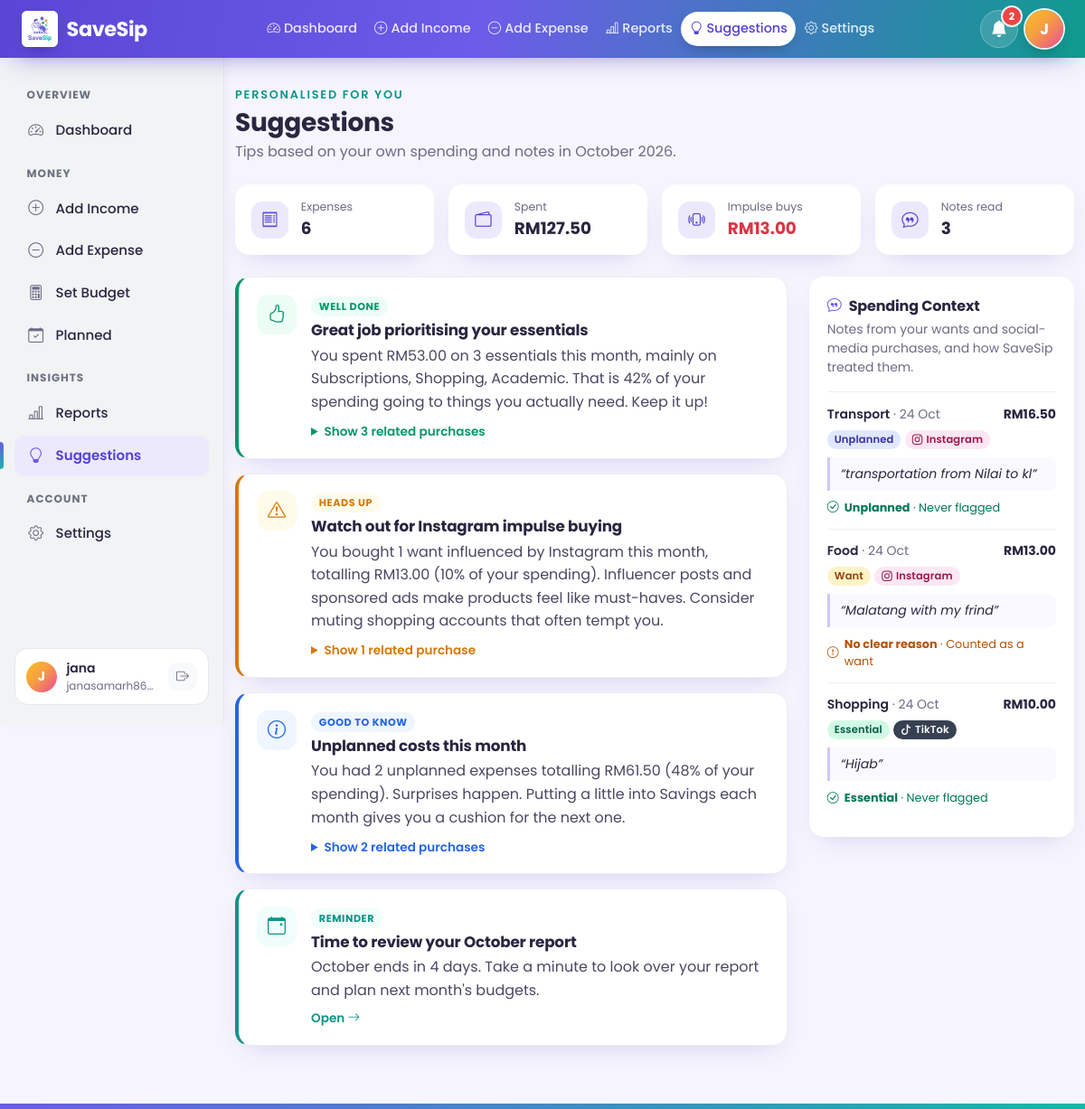
/suggestions (signed in), run on the app's committed database.
### models.py (models this page shows, shortened)
class User(db.Model, UserMixin):
    __tablename__ = "users"
    id = db.Column(db.Integer, primary_key=True)
    username = db.Column(db.String(30), unique=True, index=True, nullable=False)
    email = db.Column(db.String(120), unique=True, index=True, nullable=False)
    password_hash = db.Column(db.String(60), nullable=False)
    created_at = db.Column(db.DateTime, default=utcnow, nullable=False)
    notify_budget = db.Column(db.Boolean, nullable=False, default=True)
    notify_social = db.Column(db.Boolean, nullable=False, default=True)
    notify_monthly = db.Column(db.Boolean, nullable=False, default=False)
    incomes = db.relationship(
        "Income",
        backref="user",
        lazy=True,
        cascade="all, delete-orphan",
        order_by="desc(Income.date)",
    )
    expenses = db.relationship(
        "Expense",
        backref="user",
        lazy=True,
        cascade="all, delete-orphan",
        order_by="desc(Expense.date)",
    )
    budgets = db.relationship(
        "Budget",
        backref="user",
        lazy=True,
        cascade="all, delete-orphan",
    )
    planned_expenses = db.relationship(
        "PlannedExpense",
        backref="user",
        lazy=True,
        cascade="all, delete-orphan",
        order_by="PlannedExpense.target_date",
    )

class Expense(db.Model):
    __tablename__ = "expenses"
    __table_args__ = (
        CheckConstraint("amount > 0", name="ck_expense_amount_positive"),
    )
    id = db.Column(db.Integer, primary_key=True)
    user_id = db.Column(
        db.Integer,
        db.ForeignKey("users.id", ondelete="CASCADE"),
        nullable=False,
        index=True,
    )
    amount = db.Column(db.Numeric(10, 2), nullable=False)
    category = db.Column(db.String(30), nullable=False, index=True)
    payment_method = db.Column(db.String(30), nullable=False)
    social_media_influence = db.Column(
        db.String(20), nullable=False, default="None", index=True
    )
    expense_type = db.Column(db.String(20), nullable=False, default="Luxury", index=True)
    date = db.Column(db.Date, default=utc_today, nullable=False, index=True)
    description = db.Column(db.String(255))
    created_at = db.Column(db.DateTime, default=utcnow, nullable=False)
    @property
    def is_social_media_influenced(self):
        return self.social_media_influence != "None"
    @property
    def type_label(self):
        return EXPENSE_TYPE_LABELS[self.expense_type]

### routes.py (the view)
@app.route("/suggestions")
@login_required
def suggestions():
    today = local_today()
    result = build_suggestions(today.year, today.month)
    return render_template(
        "suggestions.html",
        month_name=calendar.month_name[today.month],
        year=today.year,
        suggestions=result["items"],
        context_notes=result["context_notes"],
        total_spent=result["total_spent"],
        impulse_total=result["impulse_total"],
        expense_count=result["expense_count"],
    )

### templates/suggestions.html (shortened to what this page needs)
{% extends "base.html" %}
{% from "_macros.html" import expense_badges %}
{% block content %}
{% set styles = {
  "positive": {"icon": "hand-thumbs-up", "label": "Well done"},
  "warning": {"icon": "exclamation-triangle", "label": "Heads up"},
  "info": {"icon": "info-circle", "label": "Good to know"},
  "context": {"icon": "chat-quote", "label": "Your context"},
  "reminder": {"icon": "calendar-event", "label": "Reminder"},
} %}
{% set hidden_tips = [] %}
{% if not current_user.notify_social %}{% set _ = hidden_tips.append("social media warnings") %}{% endif %}
{% if not current_user.notify_budget %}{% set _ = hidden_tips.append("budget alerts") %}{% endif %}
<div class="container">
  <div class="d-flex flex-column flex-md-row justify-content-between align-items-md-end gap-2 mb-4">
    <div>
      <span class="ss-eyebrow mb-1">Personalised for you</span>
      <h1 class="h3 fw-bold mb-1">Suggestions</h1>
      <p class="text-muted mb-0">Tips based on your own spending and notes in {{ month_name }} {{ year }}.</p>
    </div>
  </div>
  {% if expense_count == 0 %}
    <div class="card border-0 shadow-sm">
      <div class="card-body text-center py-5">
        <div class="ss-tip-icon ss-tip-context mx-auto mb-3"><i class="bi bi-journal-plus"></i></div>
        <h2 class="h5 fw-bold">No expenses logged this month yet</h2>
        <p class="text-muted">Add your expenses, with a short note when there's a reason, and SaveSip will tailor tips to you.</p>
        <a href="{{ url_for('add_expense') }}" class="btn btn-success">
          <i class="bi bi-dash-circle me-1"></i>Add an Expense
        </a>
      </div>
    </div>
  {% else %}
    {% set stats = [
      ("receipt", "Expenses", expense_count ~ ""),
      ("wallet2", "Spent", total_spent|rm),
      ("phone-vibrate", "Impulse buys", impulse_total|rm),
      ("chat-quote", "Notes read", context_notes|length ~ ""),
    ] %}
    <div class="row g-3 mb-4">
      {% for icon, label, value in stats %}
        <div class="col-6 col-lg-3">
          <div class="ss-stat-card">
            <span class="ss-stat-icon"><i class="bi bi-{{ icon }}"></i></span>
            <div>
              <div class="ss-stat-label">{{ label }}</div>
              <div class="ss-stat-value{{ ' text-danger' if label == 'Impulse buys' and impulse_total else '' }}">{{ value }}</div>
            </div>
          </div>
        </div>
      {% endfor %}
    </div>
    <div class="row g-4">
      <div class="col-xl-8">
        {% for suggestion in suggestions %}
          {% set style = styles.get(suggestion.level, styles.info) %}
          <article class="ss-tip ss-tip-{{ suggestion.level }}">
            <div class="ss-tip-icon ss-tip-{{ suggestion.level }}" aria-hidden="true">
              <i class="bi bi-{{ style.icon }}"></i>
            </div>
            <div class="flex-grow-1 min-w-0">
              <span class="ss-tip-chip">{{ style.label }}</span>
              <h2 class="ss-tip-title">{{ suggestion.title }}</h2>
              <p class="ss-tip-message">{{ suggestion.message }}</p>
              {% if suggestion.url %}
                <a href="{{ suggestion.url }}" class="ss-tip-link">Open <i class="bi bi-arrow-right"></i></a>
              {% endif %}
              {% if suggestion.expenses and suggestion.level != "context" %}
                <details class="ss-tip-details">
                  <summary>
                    Show {{ suggestion.expenses|length }} related purchase{{ "s" if suggestion.expenses|length != 1 }}
                  </summary>
                </details>
              {% endif %}
            </div>
          </article>
        {% endfor %}
      </div>
      <div class="col-xl-4">
        <aside class="ss-context-panel">
          <div class="d-flex align-items-center gap-2 mb-1">
            <i class="bi bi-chat-quote text-primary"></i>
            <h2 class="h6 fw-bold mb-0">Spending Context</h2>
          </div>
          <p class="small text-muted mb-3">
            Notes from your wants and social-media purchases, and how SaveSip treated them.
          </p>
          {% for note in context_notes %}
            {% set expense = note.expense %}
            <div class="ss-note">
              <div class="d-flex justify-content-between align-items-start gap-2">
                <div class="small">
                  <span class="fw-semibold">{{ expense.category }}</span>
                  <span class="text-muted">&middot; {{ expense.date.strftime("%d %b") }}</span>
                </div>
                <span class="fw-bold small text-nowrap">{{ expense.amount|rm }}</span>
              </div>
              <div class="mt-1">{{ expense_badges(expense) }}</div>
              <blockquote class="ss-note-quote">&ldquo;{{ expense.description }}&rdquo;</blockquote>
              <div class="ss-note-verdict {{ 'is-flagged' if note.flagged else 'is-ok' }}">
                <i class="bi bi-{{ 'exclamation-circle' if note.flagged else 'check-circle' }}"></i>
                <span><strong>{{ note.label }}</strong> &middot; {{ note.outcome }}</span>
              </div>
            </div>
          {% endfor %}
        </aside>
      </div>
    </div>
  {% endif %}
</div>
{% endblock %}

### templates/base.html (shortened to what this page needs)
<!DOCTYPE html>
<html lang="en">
<head>
  <link rel="stylesheet"
        href="https://cdn.jsdelivr.net/npm/bootstrap@5.3.3/dist/css/bootstrap.min.css"
>
  <link rel="stylesheet"
        href="https://cdn.jsdelivr.net/npm/bootstrap-icons@1.11.3/font/bootstrap-icons.min.css"
>
  <link rel="stylesheet" href="{{ url_for('static', filename='css/style.css') }}">
</head>
<body class="d-flex flex-column min-vh-100">
  {% set signed_in = current_user.is_authenticated %}
  <nav class="navbar navbar-dark ss-navbar sticky-top" aria-label="Main">
    <div class="container-fluid ss-navbar-inner">
      <a class="navbar-brand ss-brand" href="{{ url_for('index') }}">
        <img src="{{ url_for('static', filename='images/Logo.png') }}" alt="" class="ss-brand-logo">
        <span class="ss-brand-text">SaveSip</span>
      </a>
      {% if signed_in %}
        {% set top_links = [
          ("dashboard", "Dashboard", "speedometer2"),
          ("add_income", "Add Income", "plus-circle"),
          ("add_expense", "Add Expense", "dash-circle"),
          ("reports", "Reports", "bar-chart-line"),
          ("suggestions", "Suggestions", "lightbulb"),
          ("settings", "Settings", "gear"),
        ] %}
        <ul class="navbar-nav ss-topnav flex-row d-none d-xl-flex mx-auto gap-1">
          {% for endpoint, label, icon in top_links %}
            {% set is_active = request.endpoint == endpoint %}
            <li class="nav-item">
              <a class="nav-link{{ ' active' if is_active }}"
                 {% if is_active %}aria-current="page"{% endif %}
                 href="{{ url_for(endpoint) }}">
                <i class="bi bi-{{ icon }} me-1"></i>{{ label }}
              </a>
            </li>
          {% endfor %}
        </ul>
        <div class="d-flex align-items-center gap-2 ms-auto ms-xl-0">
          <div class="dropdown">
            <button type="button" class="ss-icon-btn" data-bs-toggle="dropdown" aria-expanded="false"
                    aria-label="Notifications{{ ' (' ~ notification_count ~ ' new)' if notification_count }}">
              <i class="bi bi-bell{{ '-fill' if notification_count }}"></i>
              {% if notification_count %}
                <span class="ss-bell-badge" aria-hidden="true">{{ notification_count if notification_count < 10 else "9+" }}</span>
              {% endif %}
            </button>
          </div>
          <div class="dropdown">
            <button type="button" class="ss-avatar" data-bs-toggle="dropdown" aria-expanded="false"
                    aria-label="Account menu for {{ current_user.username }}">
              {{ current_user.username[:1]|upper }}
            </button>
          </div>
        </div>
      {% endif %}
    </div>
  </nav>
  {% if signed_in %}
  <div class="ss-shell">
    <aside class="offcanvas-lg offcanvas-start ss-sidebar" tabindex="-1" id="appSidebar"
           aria-labelledby="appSidebarLabel">
      <div class="offcanvas-body">
        {% set sidebar_groups = [
          ("Overview", [("dashboard", "Dashboard", "speedometer2")]),
          ("Money", [
            ("add_income", "Add Income", "plus-circle"),
            ("add_expense", "Add Expense", "dash-circle"),
            ("set_budget", "Set Budget", "calculator"),
            ("add_planned_expense", "Planned", "calendar-check"),
          ]),
          ("Insights", [
            ("reports", "Reports", "bar-chart-line"),
            ("suggestions", "Suggestions", "lightbulb"),
          ]),
          ("Account", [("settings", "Settings", "gear")]),
        ] %}
        <nav class="ss-side-nav" aria-label="Sections">
          {% for group, links in sidebar_groups %}
            <div class="ss-side-label">{{ group }}</div>
            <ul class="list-unstyled mb-3">
              {% for endpoint, label, icon in links %}
                {% set is_active = request.endpoint == endpoint %}
                <li>
                  <a class="ss-side-link{{ ' active' if is_active }}"
                     {% if is_active %}aria-current="page"{% endif %}
                     href="{{ url_for(endpoint) }}">
                    <i class="bi bi-{{ icon }}" aria-hidden="true"></i><span>{{ label }}</span>
                  </a>
                </li>
              {% endfor %}
            </ul>
          {% endfor %}
        </nav>
        <div class="ss-side-footer mt-auto">
          <span class="ss-avatar ss-avatar-sm" aria-hidden="true">{{ current_user.username[:1]|upper }}</span>
          <div class="flex-grow-1 text-truncate">
            <div class="fw-semibold small text-truncate">{{ current_user.username }}</div>
            <div class="text-muted text-truncate" style="font-size: 0.75rem;">{{ current_user.email }}</div>
          </div>
          <form action="{{ url_for('logout') }}" method="post" class="m-0">
            <button type="submit" class="btn btn-sm btn-light ss-side-logout" aria-label="Log out" title="Log out">
              <i class="bi bi-box-arrow-right"></i>
            </button>
          </form>
        </div>
      </div>
    </aside>
  {% endif %}
    <main class="{{ 'ss-main' if signed_in else 'flex-grow-1 py-4' }}">
      {% block content %}{% endblock %}
    </main>
  {% if signed_in %}
  </div>
  {% endif %}
  <footer class="ss-footer mt-auto" aria-hidden="true"></footer>
</body>
</html>

### templates/_macros.html (shortened to what this page needs)
{% set EXPENSE_TYPE_META = {
  "Essential": {"label": "Essential", "icon": "shield-check", "key": "need",
                "hint": "Costs you can't avoid, such as meals, groceries, fees, rent and transport to class."},
  "Luxury": {"label": "Want", "icon": "bag", "key": "want",
             "hint": "Nice things you could skip, like treats or impulse buys."},
  "Situational": {"label": "Unplanned", "icon": "lightning-charge", "key": "unplanned",
                  "hint": "Unexpected costs you didn't budget for, such as repairs, medicine or emergencies."},
} %}
{% macro expense_badges(expense) %}
  {% set platform_icons = {"TikTok": "tiktok", "Instagram": "instagram", "Shopee Live": "broadcast"} %}
  {% set info = EXPENSE_TYPE_META[expense.expense_type] %}
  <span class="badge rounded-pill ss-type-badge ss-type-badge-{{ info.key }}">{{ expense.type_label }}</span>
  {% if expense.is_social_media_influenced %}
    {% set platform_key = expense.social_media_influence|lower|replace(" ", "-") %}
    <span class="badge rounded-pill ss-platform-badge ss-platform-{{ platform_key }}">
      <i class="bi bi-{{ platform_icons.get(expense.social_media_influence, 'phone') }} me-1" aria-hidden="true"></i>{{ expense.social_media_influence }}
    </span>
  {% endif %}
{% endmacro %}

### data on the page
User: username "J", username "jana", email "janasamarh86…"
Expense: category "Transport", date "24 Oct", amount|rm "RM16.50", type_label "Unplanned", social_media_influence "Instagram", description "transportation from Nilai to kl"
Expense: category "Food", date "24 Oct", amount|rm "RM13.00", type_label "Want", social_media_influence "Instagram", description "Malatang with my frind"
Expense: category "Shopping", date "24 Oct", amount|rm "RM10.00", type_label "Essential", social_media_influence "TikTok", description "Hijab"

### other printed values
{{ label }} "Dashboard" "Add Income" "Add Expense" "Reports" "Suggestions" "Settings"
{{ notification_count if notification_count < 10 else "9+" }} "2"
{{ group }} "OVERVIEW" "MONEY" "INSIGHTS" "ACCOUNT"
{{ label }} "Dashboard" "Add Income" "Add Expense" "Set Budget" "Planned" "Reports" "Suggestions" "Settings"
{{ month_name }} "October"
{{ year }} "2026"
{{ label }} "Expenses" "Spent" "Impulse buys" "Notes read"
{{ value }} "6" "RM127.50" "RM13.00" "3"
{{ style.label }} "WELL DONE" "HEADS UP" "GOOD TO KNOW" "REMINDER"
{{ suggestion.title }} "Great job prioritising your essentials" "Watch out for Instagram impulse buying" "Unplanned costs this month" "Time to review your October report"
{{ suggestion.message }} "You spent RM53.00 on 3 essentials this month, mainly on Subscriptions, Shopping, Academic. That is 42% of your spending going to things you actually need. Keep it up!" "You had 2 unplanned expenses totalling RM61.50 (48% of your spending). Surprises happen. Putting a little into Savings each month gives you a cushion for the next one." "October ends in 4 days. Take a minute to look over your report and plan next month's budgets."
{{ suggestion.expenses|length }} "3" "1" "2"
{{ "s" if suggestion.expenses|length != 1 }} "s" "s"
{{ note.label }} "Unplanned" "No clear reason" "Essential"
{{ note.outcome }} "Never flagged" "Counted as a want" "Never flagged"
